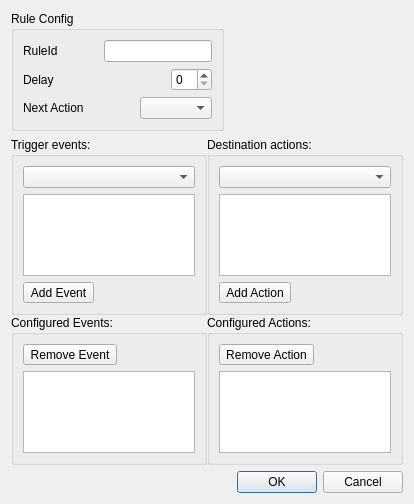
<?xml version="1.0" encoding="UTF-8"?>
<ui version="4.0">
 <class>gRuleEditorWidget</class>
 <widget class="QDialog" name="gRuleEditorWidget">
  <property name="geometry">
   <rect>
    <x>0</x>
    <y>0</y>
    <width>414</width>
    <height>504</height>
   </rect>
  </property>
  <property name="windowTitle">
   <string>Dialog</string>
  </property>
  <layout class="QVBoxLayout" name="verticalLayout_8">
   <item>
    <layout class="QHBoxLayout" name="horizontalLayout_5">
     <item>
      <widget class="QGroupBox" name="groupBox_5">
       <property name="title">
        <string>Rule Config</string>
       </property>
       <layout class="QVBoxLayout" name="verticalLayout_7">
        <item>
         <layout class="QHBoxLayout" name="horizontalLayout_4">
          <item>
           <widget class="QLabel" name="label">
            <property name="text">
             <string>RuleId</string>
            </property>
           </widget>
          </item>
          <item>
           <spacer name="horizontalSpacer_2">
            <property name="orientation">
             <enum>Qt::Horizontal</enum>
            </property>
            <property name="sizeHint" stdset="0">
             <size>
              <width>40</width>
              <height>20</height>
             </size>
            </property>
           </spacer>
          </item>
          <item>
           <widget class="QLineEdit" name="editId"/>
          </item>
         </layout>
        </item>
        <item>
         <layout class="QHBoxLayout" name="horizontalLayout_3">
          <item>
           <widget class="QLabel" name="label_2">
            <property name="text">
             <string>Delay</string>
            </property>
           </widget>
          </item>
          <item>
           <spacer name="horizontalSpacer_3">
            <property name="orientation">
             <enum>Qt::Horizontal</enum>
            </property>
            <property name="sizeHint" stdset="0">
             <size>
              <width>40</width>
              <height>20</height>
             </size>
            </property>
           </spacer>
          </item>
          <item>
           <widget class="QSpinBox" name="spinDelay"/>
          </item>
         </layout>
        </item>
        <item>
         <layout class="QHBoxLayout" name="horizontalLayout_2">
          <item>
           <widget class="QLabel" name="label_3">
            <property name="text">
             <string>Next Action</string>
            </property>
           </widget>
          </item>
          <item>
           <spacer name="horizontalSpacer_4">
            <property name="orientation">
             <enum>Qt::Horizontal</enum>
            </property>
            <property name="sizeHint" stdset="0">
             <size>
              <width>40</width>
              <height>20</height>
             </size>
            </property>
           </spacer>
          </item>
          <item>
           <widget class="QComboBox" name="comboNextAction"/>
          </item>
         </layout>
        </item>
       </layout>
      </widget>
     </item>
     <item>
      <spacer name="horizontalSpacer">
       <property name="orientation">
        <enum>Qt::Horizontal</enum>
       </property>
       <property name="sizeHint" stdset="0">
        <size>
         <width>40</width>
         <height>20</height>
        </size>
       </property>
      </spacer>
     </item>
    </layout>
   </item>
   <item>
    <layout class="QHBoxLayout" name="horizontalLayout">
     <property name="spacing">
      <number>0</number>
     </property>
     <item>
      <layout class="QVBoxLayout" name="verticalLayout_5">
       <property name="spacing">
        <number>0</number>
       </property>
       <item>
        <widget class="QGroupBox" name="groupBox_3">
         <property name="title">
          <string>Trigger events:</string>
         </property>
         <layout class="QVBoxLayout" name="verticalLayout">
          <item>
           <widget class="QComboBox" name="comboSourceNode"/>
          </item>
          <item>
           <widget class="QListWidget" name="listNodeEvents"/>
          </item>
          <item>
           <widget class="QToolButton" name="btnAddEvent">
            <property name="text">
             <string>Add Event</string>
            </property>
           </widget>
          </item>
         </layout>
        </widget>
       </item>
       <item>
        <widget class="QGroupBox" name="groupBox">
         <property name="title">
          <string>Configured Events:</string>
         </property>
         <layout class="QVBoxLayout" name="verticalLayout_3">
          <item>
           <widget class="QToolButton" name="btnRemoveEvent">
            <property name="text">
             <string>Remove Event</string>
            </property>
           </widget>
          </item>
          <item>
           <widget class="QListWidget" name="listEvents"/>
          </item>
         </layout>
        </widget>
       </item>
      </layout>
     </item>
     <item>
      <layout class="QVBoxLayout" name="verticalLayout_6">
       <item>
        <widget class="QGroupBox" name="groupBox_4">
         <property name="title">
          <string>Destination actions:</string>
         </property>
         <layout class="QVBoxLayout" name="verticalLayout_2">
          <item>
           <widget class="QComboBox" name="comboDestNode"/>
          </item>
          <item>
           <widget class="QListWidget" name="listNodeActions"/>
          </item>
          <item>
           <widget class="QToolButton" name="btnAddAction">
            <property name="text">
             <string>Add Action</string>
            </property>
           </widget>
          </item>
         </layout>
        </widget>
       </item>
       <item>
        <widget class="QGroupBox" name="groupBox_2">
         <property name="title">
          <string>Configured Actions:</string>
         </property>
         <layout class="QVBoxLayout" name="verticalLayout_4">
          <item>
           <widget class="QToolButton" name="btnRemoveAction">
            <property name="text">
             <string>Remove Action</string>
            </property>
           </widget>
          </item>
          <item>
           <widget class="QListWidget" name="listActions"/>
          </item>
         </layout>
        </widget>
       </item>
      </layout>
     </item>
    </layout>
   </item>
   <item>
    <widget class="QDialogButtonBox" name="buttonBox">
     <property name="orientation">
      <enum>Qt::Horizontal</enum>
     </property>
     <property name="standardButtons">
      <set>QDialogButtonBox::Cancel|QDialogButtonBox::Ok</set>
     </property>
    </widget>
   </item>
  </layout>
 </widget>
 <resources/>
 <connections>
  <connection>
   <sender>buttonBox</sender>
   <signal>accepted()</signal>
   <receiver>gRuleEditorWidget</receiver>
   <slot>accept()</slot>
   <hints>
    <hint type="sourcelabel">
     <x>248</x>
     <y>254</y>
    </hint>
    <hint type="destinationlabel">
     <x>157</x>
     <y>274</y>
    </hint>
   </hints>
  </connection>
  <connection>
   <sender>buttonBox</sender>
   <signal>rejected()</signal>
   <receiver>gRuleEditorWidget</receiver>
   <slot>reject()</slot>
   <hints>
    <hint type="sourcelabel">
     <x>316</x>
     <y>260</y>
    </hint>
    <hint type="destinationlabel">
     <x>286</x>
     <y>274</y>
    </hint>
   </hints>
  </connection>
 </connections>
</ui>
